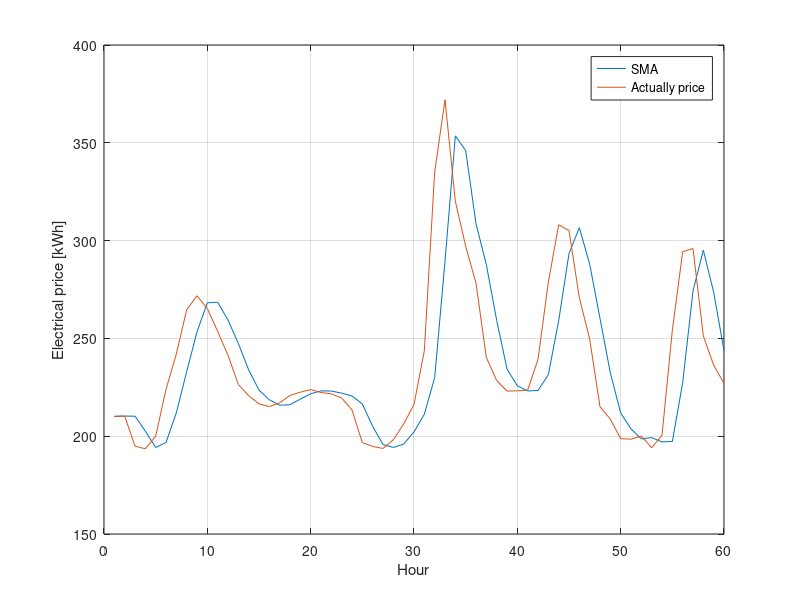

MATLAB code to generate this figure:
clear all;
close all;
clc;
%% Preparing data for Feedback coeficients - LN stochastic p. 28
% 
data = load('data_v2.csv'); % Data
data = data(:,3); 

%% mean data curve 

data_new(1) = data(1)
data_new(2) = data(2) 

for k = 3:168


    data_new(k) = mean(data(k-2:k-1));
    
end
        

% 
% data_new = data_new(4:168)
% data = data(4:168)


%immse(data,data_new')

plot(data_new(1:60))
hold on
plot(data(1:60))
legend('SMA','Actually price')
grid on
xlabel('Hour')
ylabel('Electrical price [kWh]')